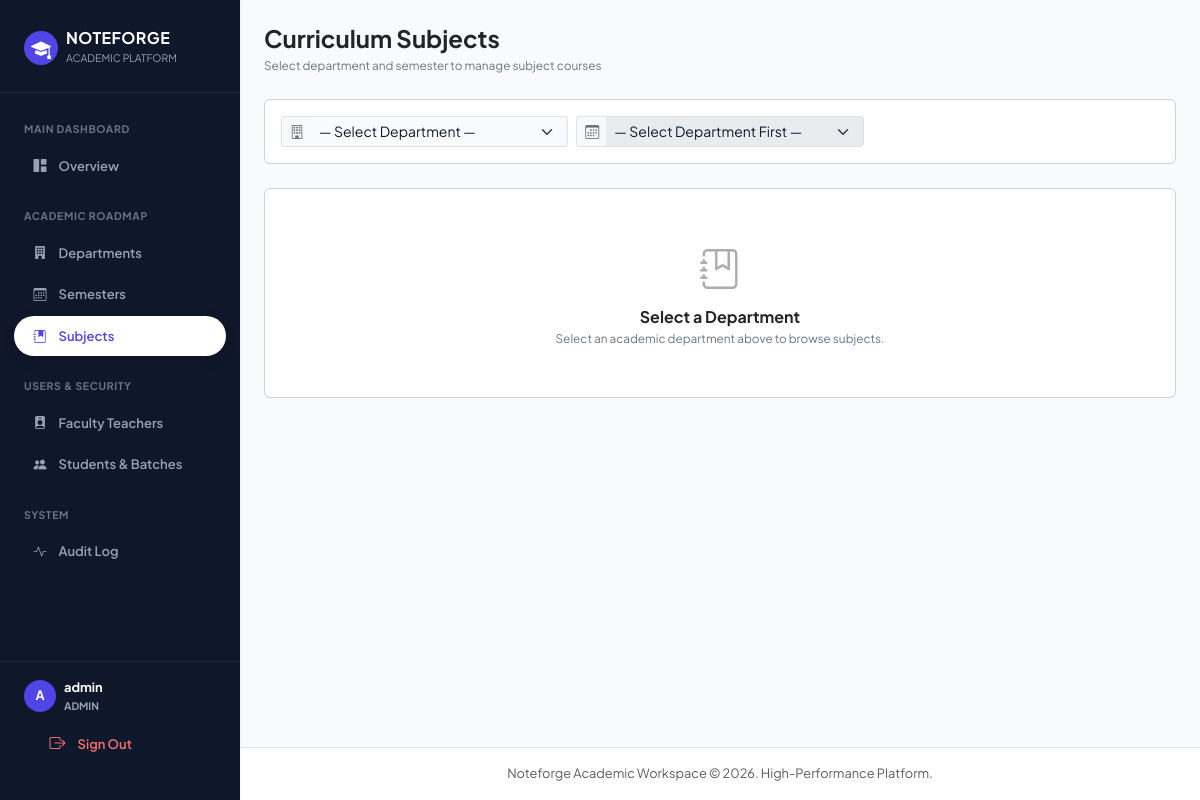
The app's page /admin-panel/subjects/ (signed in) with its own data.
### accounts/models.py (models this page shows, shortened)
class User(AbstractUser):
    ROLE_CHOICES = [
        ('admin',   'Admin'),
        ('teacher', 'Teacher'),
        ('student', 'Student'),
    ]
    DESIGNATION_CHOICES = [
        ('assistant_professor',  'Assistant Professor'),
        ('associate_professor',  'Associate Professor'),
    ]
    role        = models.CharField(max_length=10, choices=ROLE_CHOICES, default='student')
    department  = models.ForeignKey(
        Department, null=True, blank=True,
        on_delete=models.SET_NULL, related_name='users'
    )
    semester    = models.ForeignKey(
        Semester, null=True, blank=True,
        on_delete=models.SET_NULL, related_name='students'
    )
    semester_number = models.PositiveIntegerField(null=True, blank=True)
    batch       = models.ForeignKey(
        Batch, null=True, blank=True,
        on_delete=models.SET_NULL, related_name='students'
    )
    employee_id   = models.CharField(max_length=30, blank=True)
    phone         = models.CharField(max_length=15, blank=True)
    is_first_login = models.BooleanField(default=True)
    designation       = models.CharField(max_length=30, choices=DESIGNATION_CHOICES, blank=True)
    is_hod            = models.BooleanField(default=False)
    date_of_birth     = models.DateField(null=True, blank=True)
    assigned_subjects = models.ManyToManyField(Subject, blank=True, related_name='teachers')

### admin_panel/views.py (the view)
    def wrapper(request, *args, **kwargs):
        if not request.user.is_authenticated:
            return redirect('login')
        if request.user.role != 'admin':
            messages.error(request, 'Access denied.')
            return redirect('login')
        return view_func(request, *args, **kwargs)

### admin_panel/views.py (called while the page is built, shortened)
def admin_required(view_func):
    def wrapper(request, *args, **kwargs):
        if not request.user.is_authenticated:
            return redirect('login')
        if request.user.role != 'admin':
            messages.error(request, 'Access denied.')
            return redirect('login')
        return view_func(request, *args, **kwargs)
    return wrapper

@admin_required
def subject_list(request):
    dept_id = request.GET.get('dept')
    sem_id  = request.GET.get('sem')
    departments = Department.objects.prefetch_related('semesters').all()
    selected_dept = None
    selected_sem  = None
    semesters = []
    subjects  = None
    if dept_id:
        try:
            selected_dept = Department.objects.get(pk=dept_id)
            semesters = Semester.objects.filter(department=selected_dept).order_by('number')
        except (Department.DoesNotExist, ValueError):
            pass
    return render(request, 'admin_panel/subject_list.html', {
        'subjects': subjects,
        'departments': departments,
        'semesters': semesters,
        'selected_dept': selected_dept,
        'selected_sem': selected_sem,
    })

### templates/admin_panel/subject_list.html (shortened to what this page needs)
{% extends 'base.html' %}
{% block content %}
<div class="d-flex align-items-center justify-content-between flex-wrap gap-2 mb-4">
  <div>
    <h4 class="fw-bold text-dark mb-1">Curriculum Subjects</h4>
    <p class="text-secondary small mb-0">Select department and semester to manage subject courses</p>
  </div>
</div>
<div class="card bg-white p-3 mb-4">
  <form method="get" id="filterForm" class="row g-2 align-items-center">
    <div class="col-md-5 col-lg-4">
      <div class="input-group input-group-sm">
        <label class="input-group-text bg-light text-secondary border-end-0"><i class="bi bi-building"></i></label>
        <select name="dept" id="deptSelect" class="form-select form-select-sm border-start-0" onchange="deptChanged()">
          <option value="">— Select Department —</option>
        </select>
      </div>
    </div>
    <div class="col-md-5 col-lg-4">
      <div class="input-group input-group-sm">
        <label class="input-group-text bg-light text-secondary border-end-0"><i class="bi bi-calendar3"></i></label>
        <select name="sem" id="semSelect" class="form-select form-select-sm border-start-0" onchange="this.form.submit()" {% if not selected_dept %}disabled{% endif %}>
          {% if not selected_dept %}
            <option value="">— Select Department First —</option>
          {% elif not semesters %}
            <option value="">— No Semesters Configured —</option>
          {% else %}
            <option value="">— Select Semester —</option>
            {% for s in semesters %}
            <option value="{{ s.pk }}" {% if selected_sem and selected_sem.pk == s.pk %}selected{% endif %}>Semester {{ s.number }}</option>
            {% endfor %}
          {% endif %}
        </select>
      </div>
    </div>
  </form>
</div>
{% if not selected_dept %}
<div class="card bg-white text-center p-5">
  <div class="text-muted mb-2"><i class="bi bi-journal-bookmark fs-1 opacity-50"></i></div>
  <h6 class="fw-bold text-dark mb-1">Select a Department</h6>
  <p class="text-secondary small mb-0">Select an academic department above to browse subjects.</p>
</div>
{% endif %}
{% endblock %}

### templates/base.html (shortened to what this page needs)
<!DOCTYPE html>
<html lang="en">
<head>
<link href="https://cdn.jsdelivr.net/npm/bootstrap@5.3.3/dist/css/bootstrap.min.css" rel="stylesheet">
<link rel="stylesheet" href="https://cdn.jsdelivr.net/npm/bootstrap-icons@1.11.3/font/bootstrap-icons.min.css">
</head>
<body>
<div class="d-flex">
  {% if user.is_authenticated %}
  <aside class="nf-sidebar shadow-sm" id="sidebarMenu">
    <div class="nf-sidebar-brand d-flex align-items-center justify-content-between">
      <div class="d-flex align-items-center gap-2">
        <div class="bg-primary text-white rounded-circle d-flex align-items-center justify-content-center fw-bold" style="width: 34px; height: 34px; background-color: var(--nf-indigo) !important;">
          <i class="bi bi-mortarboard-fill fs-5"></i>
        </div>
        <div>
          <div class="h6 fw-bold text-white mb-0" style="letter-spacing: 0.03em;">NOTEFORGE</div>
          <small class="text-slate-400" style="font-size: 0.65rem; color: #94a3b8;">ACADEMIC PLATFORM</small>
        </div>
      </div>
    </div>
    <nav class="py-2">
      {% if user.role == 'admin' %}
        <div class="nf-nav-header">Main Dashboard</div>
        <a href="{% url 'admin_dashboard' %}" class="nf-nav-link {% if request.resolver_match.url_name == 'admin_dashboard' %}active{% endif %}">
          <i class="bi bi-grid-1x2-fill"></i> Overview
        </a>
        <div class="nf-nav-header">Academic Roadmap</div>
        <a href="{% url 'department_list' %}" class="nf-nav-link {% if 'department' in request.resolver_match.url_name %}active{% endif %}">
          <i class="bi bi-building-fill"></i> Departments
        </a>
        <a href="{% url 'semester_list' %}" class="nf-nav-link {% if 'semester' in request.resolver_match.url_name %}active{% endif %}">
          <i class="bi bi-calendar3"></i> Semesters
        </a>
        <a href="{% url 'subject_list' %}" class="nf-nav-link {% if 'subject' in request.resolver_match.url_name %}active{% endif %}">
          <i class="bi bi-journal-bookmark-fill"></i> Subjects
        </a>
        <div class="nf-nav-header">Users & Security</div>
        <a href="{% url 'teacher_list' %}" class="nf-nav-link {% if 'teacher' in request.resolver_match.url_name %}active{% endif %}">
          <i class="bi bi-person-badge-fill"></i> Faculty Teachers
        </a>
        <a href="{% url 'student_list' %}" class="nf-nav-link {% if 'batch' in request.resolver_match.url_name or 'student' in request.resolver_match.url_name %}active{% endif %}">
          <i class="bi bi-people-fill"></i> Students & Batches
        </a>
        <div class="nf-nav-header">System</div>
        <a href="{% url 'audit_log' %}" class="nf-nav-link {% if 'audit' in request.resolver_match.url_name %}active{% endif %}">
          <i class="bi bi-activity"></i> Audit Log
        </a>
      {% endif %}
    </nav>
    <div class="mt-auto p-3 border-top border-slate-700" style="border-top: 1px solid #1e293b !important;">
      <div class="d-flex align-items-center gap-2 mb-2 px-2">
        <div class="btn-circle text-white fw-bold" style="width: 32px; height: 32px; font-size: 0.8rem; background-color: var(--nf-indigo) !important;">
          {{ user.username|slice:":1"|upper }}
        </div>
        <div class="overflow-hidden">
          <div class="fw-bold text-white text-truncate" style="font-size: 0.8rem;">{{ user.get_full_name|default:user.username }}</div>
          <span class="text-slate-400 d-block text-uppercase" style="font-size: 0.65rem; font-weight: 700; color: #94a3b8;">{{ user.role }}</span>
        </div>
      </div>
      <a href="{% url 'logout' %}" class="nf-nav-link text-danger w-100" style="color: #f87171 !important;">
        <i class="bi bi-box-arrow-right fs-6"></i> <span>Sign Out</span>
      </a>
    </div>
  </aside>
  {% endif %}
  <div class="nf-main-content flex-grow-1">
    <main class="p-3 p-md-4 flex-grow-1">
      {% block content %}{% endblock %}
    </main>
    <footer class="mt-auto py-3 px-4 bg-white border-top text-center text-muted" style="font-size: 0.8rem;">
      Noteforge Academic Workspace &copy; 2026. High-Performance Platform.
    </footer>
  </div>
</div>
</body>
</html>

### templates/base.html (style rules this page uses)
:root { --bs-body-font-family: 'Plus Jakarta Sans', -apple-system, BlinkMacSystemFont, sans-serif; --bs-body-bg: #f8fafc; --bs-body-color: #0f172a; --nf-indigo: #4f46e5; --nf-indigo-hover: #4338ca; --nf-indigo-light: #eef2ff; }
body { font-family: var(--bs-body-font-family); background-color: var(--bs-body-bg); color: var(--bs-body-color); font-size: 13.5px; line-height: 1.55; -webkit-font-smoothing: antialiased; }
.nf-sidebar { width: 240px; height: 100vh; position: fixed; top: 0; left: 0; background-color: #0f172a; z-index: 1040; overflow-y: auto; transition: transform 0.25s ease-in-out; padding-top: 1rem; padding-bottom: 1rem; display: flex; flex-direction: column; justify-content: space-between; }
.nf-main-content { margin-left: 240px; min-height: 100vh; display: flex; flex-direction: column; }
.nf-sidebar-brand { padding: 0.75rem 1.5rem 1.5rem; border-bottom: 1px solid #1e293b; }
.nf-nav-header { font-size: 10.5px; font-weight: 700; text-transform: uppercase; letter-spacing: 0.06em; color: #64748b; padding: 1.25rem 1.5rem 0.4rem; }
.nf-nav-link { display: flex; align-items: center; gap: 0.75rem; padding: 0.6rem 1.25rem; margin: 0.15rem 0.85rem; color: #94a3b8; text-decoration: none; font-weight: 600; font-size: 13px; border-radius: 50px; transition: all 0.2s ease; }
.nf-nav-link.active { color: var(--nf-indigo) !important; background: #ffffff !important; box-shadow: 0 4px 14px rgba(0, 0, 0, 0.12); }
.btn-circle { width: 36px; height: 36px; border-radius: 50% !important; display: inline-flex; align-items: center; justify-content: center; padding: 0; transition: transform 0.2s ease; }

### records on screen
User: username "A", get_full_name "admin", role "ADMIN"
